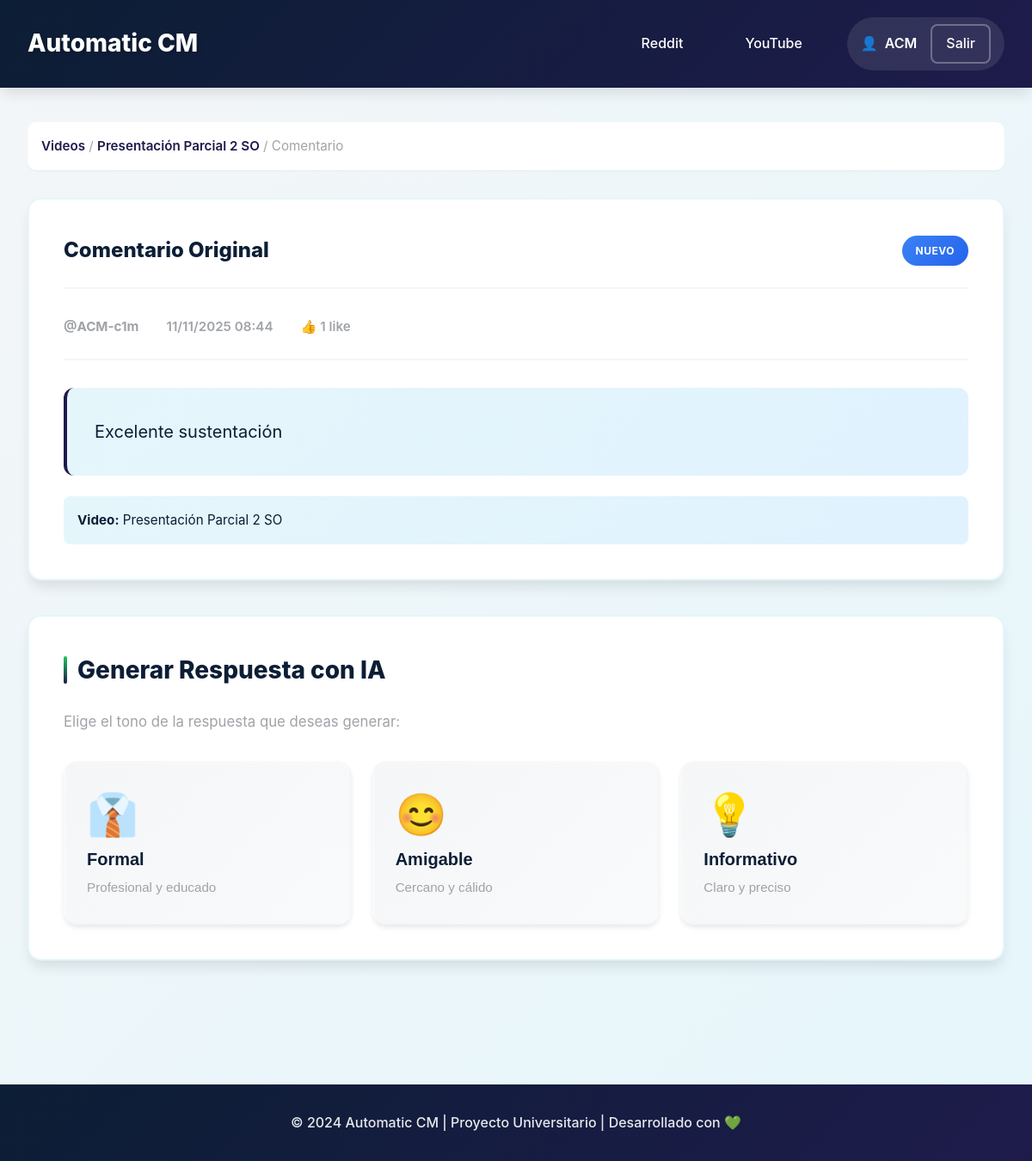
The page /dashboard/youtube/comment/Ugw7KXBXPr3AkguFl_B4AaABAg/ (signed in) on the database its author committed.
### dashboard/models.py (models this page shows, shortened)
class YouTubeComment(models.Model):
    video = models.ForeignKey(YouTubeVideo, on_delete=models.CASCADE, related_name='youtube_comments')
    comment_id = models.CharField(max_length=100, unique=True)
    author = models.CharField(max_length=255)
    author_channel_id = models.CharField(max_length=100, blank=True)
    content = models.TextField()
    like_count = models.IntegerField(default=0)
    parent_id = models.CharField(max_length=100, null=True, blank=True)
    is_reply = models.BooleanField(default=False)
    published_at = models.DateTimeField()
    updated_at = models.DateTimeField()
    fetched_at = models.DateTimeField(auto_now_add=True)
    class Meta:
        ordering = ['-published_at']
        verbose_name = 'YouTube Comment'
        verbose_name_plural = 'YouTube Comments'
    @property
    def status_badge(self):
        try:
            if self.youtube_response.status == 'published':
                return {'text': 'Publicado', 'class': 'status-published'}
            elif self.youtube_response.status == 'pending':
                return {'text': 'Pendiente', 'class': 'status-pending'}
            elif self.youtube_response.status == 'rejected':
                return {'text': 'Rechazado', 'class': 'status-rejected'}
        except YouTubeResponse.DoesNotExist:
            return {'text': 'Nuevo', 'class': 'status-new'}

class YouTubeVideo(models.Model):
    user = models.ForeignKey(User, on_delete=models.CASCADE, related_name='youtube_videos')
    video_id = models.CharField(max_length=100, unique=True)
    title = models.TextField()
    description = models.TextField(blank=True)
    url = models.URLField()
    thumbnail_url = models.URLField()
    channel_title = models.CharField(max_length=255)
    published_at = models.DateTimeField()
    view_count = models.IntegerField(default=0)
    comment_count = models.IntegerField(default=0)
    last_checked = models.DateTimeField(auto_now=True)
    is_active = models.BooleanField(default=True)
    class Meta:
        ordering = ['-published_at']
        verbose_name = 'YouTube Video'
        verbose_name_plural = 'YouTube Videos'

### dashboard/views_youtube.py (the view)
# urls.py: path('youtube/comment/<str:comment_id>/', views_youtube.comment_detail_yt, name='comment_detail_yt'),
@login_required
def comment_detail_yt(request, comment_id):
    comment = get_object_or_404(YouTubeComment, comment_id=comment_id)
    if comment.video.user != request.user:
        messages.error(request, 'No tienes permiso para ver este comentario')
        return redirect('youtube_manager')
    try:
        response = comment.youtube_response
    except YouTubeResponse.DoesNotExist:
        response = None
    context = {
        'comment': comment,
        'response': response,
        'available_tones': ['formal', 'friendly', 'informative']
    }
    return render(request, 'dashboard/comment_detail_yt.html', context)

### dashboard/templates/dashboard/comment_detail_yt.html (shortened to what this page needs)
{% extends 'dashboard/base.html' %}
{% block content %}
<div class="comment-detail-view">
    <nav class="breadcrumb">
        <a href="{% url 'youtube_manager' %}">Videos</a> /
        <a href="{% url 'video_detail_yt' comment.video.video_id %}">{{ comment.video.title|truncatewords:5 }}</a> /
        <span>Comentario</span>
    </nav>
    <div class="comment-display-card">
        <div class="card-header">
            <h3>Comentario Original</h3>
            <span class="status-badge {{ comment.status_badge.class }}">
                {{ comment.status_badge.text }}
            </span>
        </div>
        <div class="comment-info">
            <span class="info-item">
                <strong>{{ comment.author }}</strong>
            </span>
            <span class="info-item">
                {{ comment.published_at|date:"d/m/Y H:i" }}
            </span>
            {% if comment.like_count > 0 %}
            <span class="info-item">
                👍 {{ comment.like_count }} like{{ comment.like_count|pluralize }}
            </span>
            {% endif %}
        </div>
        <div class="comment-text">
            {{ comment.content }}
        </div>
        <div class="comment-video-context">
            <strong>Video:</strong> {{ comment.video.title }}
        </div>
    </div>
    {% if not response or response.status == 'rejected' %}
    <div class="generation-section">
        <h3 class="section-title">Generar Respuesta con IA</h3>
        <p class="section-subtitle">Elige el tono de la respuesta que deseas generar:</p>
        <div class="tone-buttons">
            <button onclick="generateResponse('formal')" class="btn-tone" data-tone="formal">
                <span class="tone-icon">👔</span>
                <span class="tone-name">Formal</span>
                <span class="tone-desc">Profesional y educado</span>
            </button>
            <button onclick="generateResponse('friendly')" class="btn-tone" data-tone="friendly">
                <span class="tone-icon">😊</span>
                <span class="tone-name">Amigable</span>
                <span class="tone-desc">Cercano y cálido</span>
            </button>
            <button onclick="generateResponse('informative')" class="btn-tone" data-tone="informative">
                <span class="tone-icon">💡</span>
                <span class="tone-name">Informativo</span>
                <span class="tone-desc">Claro y preciso</span>
            </button>
        </div>
    </div>
    {% endif %}
</div>
{% endblock %}

### dashboard/templates/dashboard/base.html (shortened to what this page needs)
<!DOCTYPE html>
<html lang="es">
<head>
    {% load static %}
    <link rel="stylesheet" href="{% static 'dashboard/css/styles.css' %}">
</head>
<body>
    <header class="header">
        <div class="container">
            <div class="header-content">
                <h1 class="logo">Automatic CM</h1>
                <nav class="nav">
                    <a href="{% url 'reddit_manager' %}" class="nav-link">
                        Reddit
                    </a>
                    <a href="{% url 'youtube_manager' %}" class="nav-link">
                        YouTube
                    </a>
                    <div class="user-info">
                        <span class="username">{{ user.username }}</span>
                        <a href="{% url 'admin:logout' %}?next={% url 'reddit_manager' %}" class="btn-logout">
                            Salir
                        </a>
                    </div>
                </nav>
            </div>
        </div>
    </header>
    <main class="main-content">
        <div class="container">
            {% block content %}
            {% endblock %}
        </div>
    </main>
    <footer class="footer">
        <div class="container">
            <p>© 2024 Automatic CM | Proyecto Universitario | Desarrollado con 💚</p>
        </div>
    </footer>
</body>
</html>

### dashboard/templates/dashboard/comment_detail_yt.html (style rules this page uses)
.comment-video-context { margin-top: 1.5rem; padding: 1rem; background: linear-gradient(135deg, var(--color-azul-pastel) 0%, #E0F2FE 100%); border-radius: 8px; color: var(--color-azul-oscuro); font-size: 0.95rem; }
.comment-video-context strong { font-weight: 700; }

### rows shown on the page
YouTubeComment: video "Presentación Parcial 2 SO", status_badge.text "NUEVO", author "@ACM-c1m", published_at "11/11/2025 08:44", like_count "1", content "Excelente sustentación"

### other values the page prints
{{ user.username }} "ACM"
